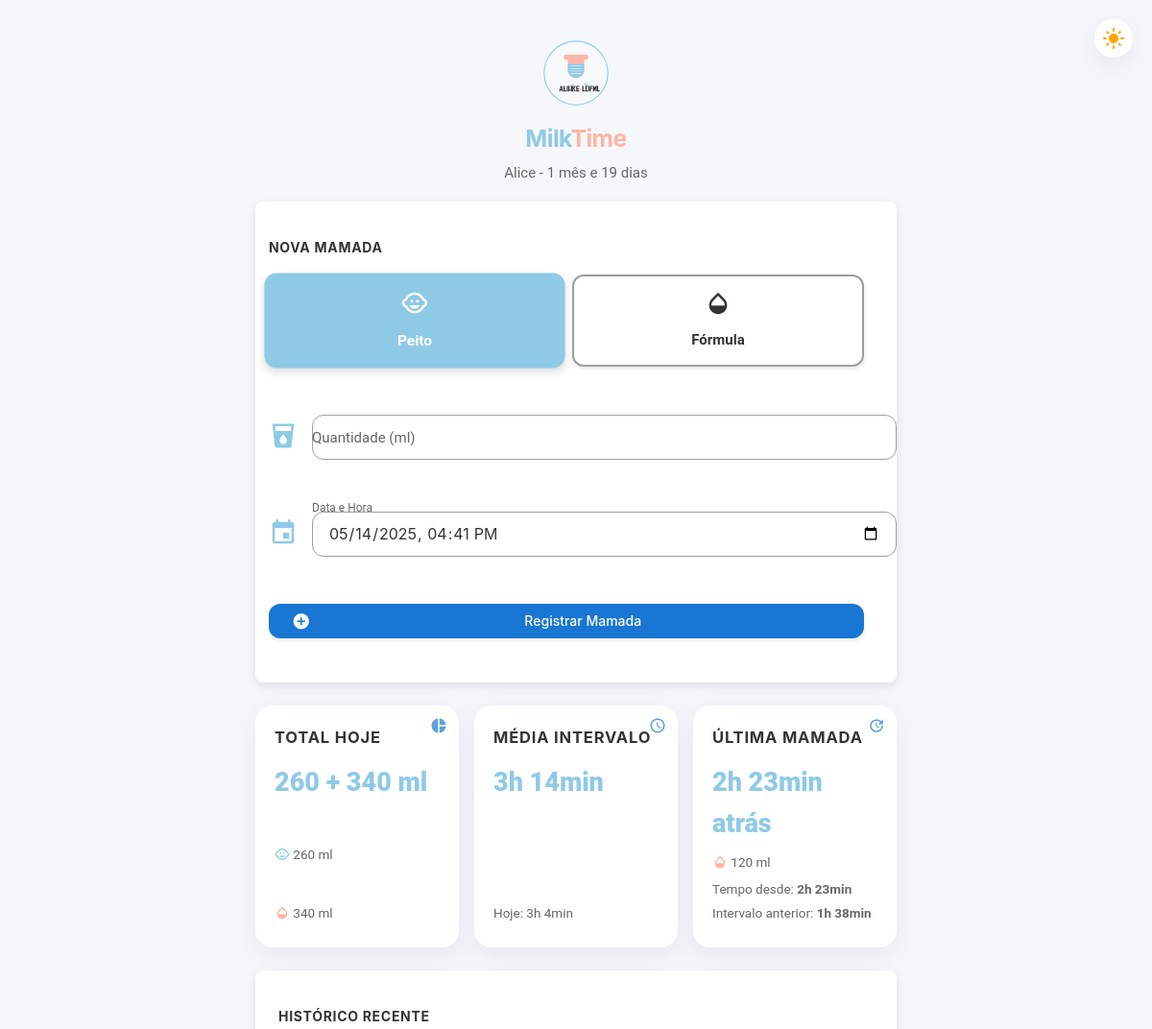
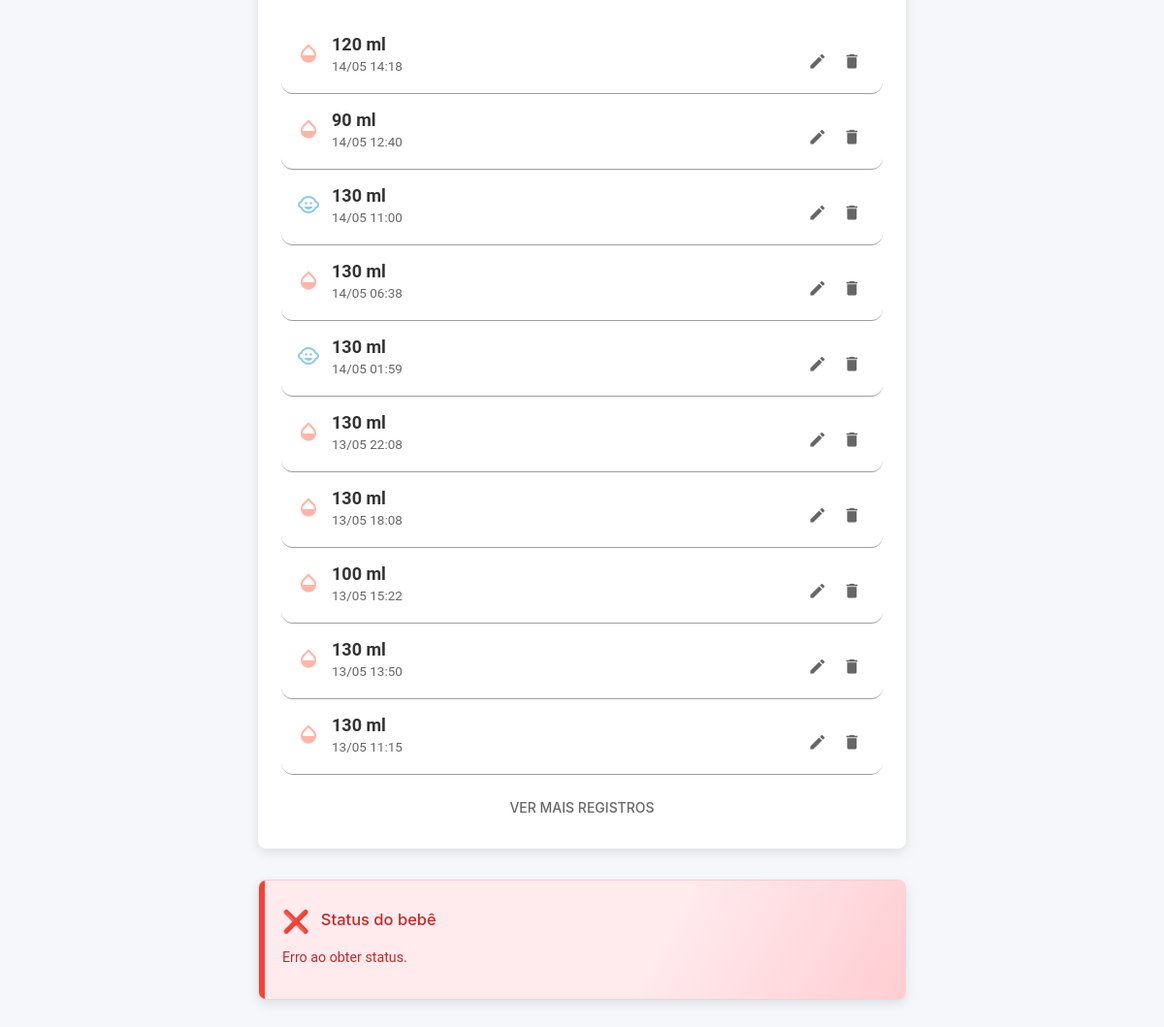
The page / on the database its author committed (2 pictures, top to bottom).
### tables this page shows
CREATE TABLE mamadas (
        id INTEGER PRIMARY KEY AUTOINCREMENT,
        tipo TEXT NOT NULL,
        quantidade INTEGER NOT NULL,
        data_hora DATETIME NOT NULL
    );

### index.php (the view, shortened to what this page needs)
<?php
$db = new PDO('sqlite:' . __DIR__ . '/mamadas.db');
$db->setAttribute(PDO::ATTR_ERRMODE, PDO::ERRMODE_EXCEPTION);
$db->exec('CREATE TABLE IF NOT EXISTS mamadas (
    id INTEGER PRIMARY KEY AUTOINCREMENT,
    tipo TEXT NOT NULL,
    quantidade INTEGER NOT NULL,
    data_hora DATETIME NOT NULL
)');
$hoje = date('Y-m-d');
$inicio_dia_atual = $hoje . ' 00:00:00';
$ontem = date('Y-m-d', strtotime('-1 day'));
$inicio_dia_ontem = $ontem . ' 00:00:00';
$stmt_anterior = $db->prepare('
    SELECT * FROM mamadas
    WHERE data_hora >= ? AND data_hora < ?
    ORDER BY data_hora DESC
    LIMIT 5
');
$stmt_anterior->execute([$inicio_dia_ontem, $inicio_dia_atual]);
$mamadas_anteriores = $stmt_anterior->fetchAll(PDO::FETCH_ASSOC);
$stmt_atual = $db->prepare('
    SELECT * FROM mamadas
    WHERE data_hora >= ?
    ORDER BY data_hora DESC
');
$stmt_atual->execute([$inicio_dia_atual]);
$mamadas_atuais = $stmt_atual->fetchAll(PDO::FETCH_ASSOC);
$mamadas = array_merge($mamadas_atuais, $mamadas_anteriores);
usort($mamadas, function($a, $b) {
    return strtotime($b['data_hora']) - strtotime($a['data_hora']);
});
$hoje = date('Y-m-d');
$inicio_dia = $hoje . ' 00:00:00';
$agora = date('Y-m-d H:i:s');
$stmt = $db->prepare('SELECT tipo, SUM(quantidade) as total FROM mamadas WHERE data_hora >= ? AND data_hora <= ? GROUP BY tipo');
$stmt->execute([$inicio_dia, $agora]);
$totais = $stmt->fetchAll(PDO::FETCH_KEY_PAIR);
$stmt = $db->prepare('SELECT data_hora FROM mamadas WHERE date(data_hora) = ? ORDER BY data_hora DESC');
$stmt->execute([$hoje]);
$datas_dia = $stmt->fetchAll(PDO::FETCH_COLUMN);
$intervalos_dia = [];
for ($i = 1; $i < count($datas_dia); $i++) {
    $d1 = strtotime($datas_dia[$i-1]);
    $d2 = strtotime($datas_dia[$i]);
    $intervalos_dia[] = abs($d1 - $d2);
}
$media_dia = count($intervalos_dia) ? array_sum($intervalos_dia)/count($intervalos_dia) : 0;
$stmt = $db->prepare('SELECT data_hora FROM mamadas WHERE data_hora >= datetime("now", "-1 day") ORDER BY data_hora DESC');
$stmt->execute();
$datas_24h = $stmt->fetchAll(PDO::FETCH_COLUMN);
$intervalos_24h = [];
for ($i = 1; $i < count($datas_24h); $i++) {
    $d1 = strtotime($datas_24h[$i-1]);
    $d2 = strtotime($datas_24h[$i]);
    $intervalos_24h[] = abs($d1 - $d2);
}
$media_24h = count($intervalos_24h) ? array_sum($intervalos_24h)/count($intervalos_24h) : 0;
function tempo_humano($segundos) {
    $min = floor($segundos/60);
    $h = floor($min/60);
    $min = $min % 60;
    return $h . 'h ' . $min . 'min';
}
$dt_nascimento = '2025-03-25';
$hoje_data = new DateTime(date('Y-m-d'));
$nasc_data = new DateTime($dt_nascimento);
$diff = $nasc_data->diff($hoje_data);
$idade_str = $diff->m > 0 ? ( ($diff->m == 1 ? '1 mês' : $diff->m . ' meses') . ' e ' . $diff->d . ' dias' ) : ($diff->d . ' dias');
$idade_str = $diff->m > 0 ? $idade_str : ($diff->d == 1 ? '1 dia' : $diff->d . ' dias');
?>
<!DOCTYPE html>
<html lang="pt">
<head>
    <link href="https://cdnjs.cloudflare.com/ajax/libs/materialize/1.0.0/css/materialize.min.css" rel="stylesheet">
    <link rel="stylesheet" href="style.css">
    <link rel="stylesheet" href="style-extra.css">
</head>
<body>
    <div class="theme-toggle" id="theme-toggle">
        <i class="material-icons">light_mode</i>
    </div>
    <div class="container">
        <div class="center-align" style="margin-top:24px;margin-bottom:18px;">
            <img src="logo.svg" alt="MilkTime Logo" style="height:72px;">
            <h5 style="margin-top:12px;font-family:var(--font-primary);font-weight:700;">
                <span style="color:var(--primary);">Milk</span><span style="color:var(--secondary);">Time</span>
            </h5>
            <p style="margin-top:4px;color:var(--text-secondary);">
                Alice - <?php echo $idade_str; ?>
            </p>
        </div>
        <div class="card-panel">
            <h5 class="card-title" style="font-family:var(--font-primary);font-weight:700;margin-bottom:20px;color:var(--text-primary);">Nova Mamada</h5>
            <form method="POST" autocomplete="off">
                <div class="form-row">
                    <div style="display:flex;gap:12px;width:100%;margin-bottom:20px;">
                        <div class="tipo-btn peito" id="btn-peito" onclick="selecionarTipo('peito')">
                            <i class="material-icons">child_care</i>
                            <span>Peito</span>
                        </div>
                        <div class="tipo-btn formula" id="btn-formula" onclick="selecionarTipo('formula')">
                            <i class="material-icons">opacity</i>
                            <span>Fórmula</span>
                        </div>
                    </div>
                    <div class="input-field" style="width:100%;margin-bottom:16px;">
                        <i class="material-icons prefix">local_drink</i>
                        <input type="number" name="quantidade" id="quantidade" min="1" required autofocus>
                        <label for="quantidade">Quantidade (ml)</label>
                    </div>
                    <div class="input-field" style="width:100%;margin-bottom:16px;">
                        <i class="material-icons prefix">event</i>
                        <input type="datetime-local" name="data_hora" id="data_hora" value="<?php echo date('Y-m-d\TH:i'); ?>" required>
                        <label for="data_hora" class="active">Data e Hora</label>
                    </div>
                    <button type="submit" class="btn subtle-hover" style="width:100%;margin-top:10px;">
                        <i class="material-icons left">add_circle</i>Registrar Mamada
                    </button>
                </div>
            </form>
        </div>
        <div class="resumo-grid">
            <div class="resumo-card">
                <i class="material-icons card-icon">pie_chart</i>
                <div class="card-title">Total Hoje</div>
                <div class="animated-value card-value">
                    <?php
                        echo isset($totais['peito']) ? $totais['peito'] : '0';
                        echo ' + ';
                        echo isset($totais['formula']) ? $totais['formula'] : '0';
                        echo ' ml';
                    ?>
                </div>
                <div class="card-subtitle">
                    <i class="material-icons" style="font-size:16px;vertical-align:text-bottom;color:var(--primary);">child_care</i>
                    <?php echo isset($totais['peito']) ? $totais['peito'] . ' ml' : '0 ml'; ?>
                </div>
                <div class="card-subtitle">
                    <i class="material-icons" style="font-size:16px;vertical-align:text-bottom;color:var(--secondary);">opacity</i>
                    <?php echo isset($totais['formula']) ? $totais['formula'] . ' ml' : '0 ml'; ?>
                </div>
            </div>
            <div class="resumo-card">
                <i class="material-icons card-icon">schedule</i>
                <div class="card-title">Média Intervalo</div>
                <div class="animated-value card-value">
                    <?php echo tempo_humano($media_24h); ?>
                </div>
                <div class="card-subtitle">
                    Hoje: <?php echo tempo_humano($media_dia); ?>
                </div>
            </div>
            <div class="resumo-card">
                <i class="material-icons card-icon">update</i>
                <div class="card-title">Última Mamada</div>
                <div class="animated-value card-value">
                    <?php
                        if (count($mamadas) > 0) {
                            $ultima = strtotime($mamadas[0]['data_hora']);
                            $agora = time();
                            $diff = $agora - $ultima;
                            echo tempo_humano($diff) . ' atrás';
                        } else {
                            echo "Nenhuma";
                        }
                    ?>
                </div>
                <div class="card-subtitle">
                    <?php
                        if (count($mamadas) > 0) {
                            echo $mamadas[0]['tipo'] === 'peito' ?
                                '<i class="material-icons" style="font-size:16px;vertical-align:text-bottom;color:var(--primary);">child_care</i>' :
                                '<i class="material-icons" style="font-size:16px;vertical-align:text-bottom;color:var(--secondary);">opacity</i>';
                            echo ' ' . $mamadas[0]['quantidade'] . ' ml';
                            $ultima = strtotime($mamadas[0]['data_hora']);
                            $agora = time();
                            $diff = $agora - $ultima;
                            $horas = floor($diff / 3600);
                            $minutos = floor(($diff % 3600) / 60);
                            echo '<div style="margin-top:6px;">Tempo desde: <b>' . $horas . 'h ' . $minutos . 'min</b></div>';
                            if (count($mamadas) > 1) {
                                $ultima = strtotime($mamadas[0]['data_hora']);
                                $penultima = strtotime($mamadas[1]['data_hora']);
                                $diff_entre_mamadas = $ultima - $penultima;
                                $horas_entre = floor($diff_entre_mamadas / 3600);
                                $minutos_entre = floor(($diff_entre_mamadas % 3600) / 60);
                                echo '<div style="margin-top:4px;">Intervalo anterior: <b>' . $horas_entre . 'h ' . $minutos_entre . 'min</b></div>';
                            }
                        }
                    ?>
                </div>
            </div>
        </div>
        <div class="card-panel">
            <h5 class="card-title" style="font-family:var(--font-primary);font-weight:700;margin-bottom:16px;color:var(--text-primary);">Histórico Recente</h5>
            <ul class="collection" style="border:none;">
                <?php foreach ($mamadas as $index => $m): ?>
                    <li class="collection-item <?php echo $index >= 5 ? 'hidden-mamada' : ''; ?>" style="<?php echo $index >= 5 ? 'display:none;' : ''; ?>">
                        <div class="info-principal">
                            <div class="tipo-icon">
                                <?php if ($m['tipo'] === 'peito'): ?>
                                    <i class="material-icons" style="color:var(--primary);">child_care</i>
                                <?php else: ?>
                                    <i class="material-icons" style="color:var(--secondary);">opacity</i>
                                <?php endif; ?>
                            </div>
                            <div>
                                <span class="quantidade"><?php echo $m['quantidade']; ?> ml</span>
                                <div class="info-secundaria">
                                    <?php
                                        $data = new DateTime($m['data_hora']);
                                        echo $data->format('d/m H:i');
                                    ?>
                                </div>
                            </div>
                        </div>
                        <div>
                            <a href="#modal-edit-<?php echo $m['id']; ?>" class="modal-trigger btn-flat" style="padding:6px;"><i class="material-icons" style="color:var(--text-secondary);">edit</i></a>
                            <form method="POST" style="display:inline;">
                                <button type="submit" class="btn-flat" style="padding:6px;" onclick="return confirm('Tem certeza que deseja excluir?')">
                                    <i class="material-icons" style="color:var(--text-secondary);">delete</i>
                                </button>
                            </form>
                        </div>
                    </li>
                <?php endforeach; ?>
            </ul>
            <?php if (count($mamadas) > 5): ?>
            <button id="mostrar-mais-mamadas" class="btn-flat blue-text" style="margin-top:16px;display:block;width:100%;text-align:center;">
                Ver mais registros
            </button>
            <?php endif; ?>
        </div>
        <div id="painel-status-bebe">
            <span class="status-icone" id="status-icone">🔄</span>
            <span class="status-titulo">Status do bebê</span><br>
            <span class="status-info" id="status-txt">Carregando...</span>
        </div>
    </div>
</body>
</html>

### style.css (style rules this page uses)
:root { --primary: #8ECAE6; --secondary: #FFB5A7; --accent: #FB6F92; --bg-primary: #FFE4E1; --bg-secondary: #FFF0F5; --neutral-light: #FFF5EE; --neutral-medium: #F8EDEB; --text-primary: #333333; --text-secondary: #666666; --font-primary: 'Montserrat', -apple-system, BlinkMacSystemFont, 'Segoe UI', Roboto, Helvetica, Arial, sans-serif; --font-secondary: -apple-system, BlinkMacSystemFont, 'Segoe UI', Roboto, Helvetica, Arial, sans-serif; --card-shadow: 0 8px 24px rgba(149, 157, 165, 0.15); --transition-default: all 0.3s ease; --border-radius-sm: 12px; --border-radius-md: 18px; --border-radius-lg: 24px; }
body { background: var(--neutral-light); color: var(--text-primary); font-family: var(--font-secondary); transition: var(--transition-default); margin: 0; padding: 0; min-height: 100vh; }
h1, h2, h3, h4, h5, h6 { font-family: var(--font-primary); font-weight: 700; letter-spacing: -0.02em; }
.container { max-width: 768px; margin-top: 20px; padding-bottom: 40px; }
.card-panel { background-color: white; border-radius: var(--border-radius-lg); box-shadow: var(--card-shadow); transition: var(--transition-default); border: none; overflow: hidden; margin-bottom: 24px; padding: 24px; }
.collection { border: none; border-radius: var(--border-radius-md); overflow: hidden; }
.collection-item { font-size: 1.05em; border-radius: var(--border-radius-sm); margin-bottom: 12px; transition: var(--transition-default); display: flex; justify-content: space-between; align-items: center; padding: 16px; background-color: #fafafa; }
.btn, button { background-color: var(--accent) !important; color: white !important; border: none; border-radius: var(--border-radius-sm); font-weight: 600; text-transform: none; letter-spacing: 0; box-shadow: 0 4px 12px rgba(251, 111, 146, 0.25); transition: var(--transition-default); padding: 0 24px; }
.btn-flat { background-color: transparent !important; color: var(--text-secondary) !important; box-shadow: none !important; }
input, select, textarea { border-radius: var(--border-radius-sm) !important; font-family: var(--font-secondary) !important; transition: var(--transition-default); }
.tipo-btn { border-radius: var(--border-radius-md); padding: 16px; text-align: center; flex: 1; cursor: pointer; transition: var(--transition-default); display: flex; flex-direction: column; align-items: center; gap: 8px; border: 2px solid #f0f0f0; }
.tipo-btn.peito { color: var(--primary); }
.tipo-btn.formula { color: var(--secondary); }
.tipo-btn.active { transform: scale(1.03); border-color: currentColor; background-color: rgba(142, 202, 230, 0.1); }
.tipo-btn i { font-size: 28px; margin-bottom: 4px; }
.tipo-btn span { font-weight: 600; }
.resumo-grid { display: grid; grid-template-columns: repeat(auto-fit, minmax(200px, 1fr)); gap: 16px; margin: 24px 0; }
.resumo-card { background: white; border-radius: var(--border-radius-md); padding: 20px; box-shadow: var(--card-shadow); transition: var(--transition-default); display: flex; flex-direction: column; }
.card-icon { color: var(--accent); font-size: 28px; margin-bottom: 12px; }
.card-title { font-weight: 700; font-size: 14px; color: var(--text-secondary); text-transform: uppercase; letter-spacing: 0.05em; margin-bottom: 8px; }
.card-value { font-size: 24px; font-weight: 700; margin-bottom: 12px; color: var(--text-primary); }
.card-subtitle { font-size: 14px; color: var(--text-secondary); margin-top: auto; margin-bottom: 4px; }
.subtle-hover { transition: all 0.3s ease; }
.theme-toggle { position: fixed; top: 20px; right: 20px; z-index: 1000; cursor: pointer; padding: 12px; border-radius: 50%; background-color: white; box-shadow: 0 2px 10px rgba(0,0,0,0.1); transition: var(--transition-default); color: #FFA500; display: flex; align-items: center; justify-content: center; }
.info-principal { display: flex; align-items: center; gap: 12px; }
.tipo-icon i { font-size: 24px; }
.quantidade { font-weight: 700; font-size: 18px; display: block; }
.info-secundaria { font-size: 14px; color: var(--text-secondary); }

### rows shown on the page
mamadas: quantidade "120", tipo "formula" (drawn), data_hora "14/05 14:18"
mamadas: tipo "formula" (drawn), quantidade "90", data_hora "14/05 12:40"
mamadas: tipo "peito" (drawn), quantidade "130", data_hora "14/05 11:00"
mamadas: tipo "formula" (drawn), quantidade "130", data_hora "14/05 06:38"
mamadas: tipo "peito" (drawn), quantidade "130", data_hora "14/05 01:59"
mamadas: tipo "formula" (drawn), quantidade "130", data_hora "13/05 22:08"
mamadas: tipo "formula" (drawn), quantidade "130", data_hora "13/05 18:08"
mamadas: tipo "formula" (drawn), quantidade "100", data_hora "13/05 15:22"
mamadas: tipo "formula" (drawn), quantidade "130", data_hora "13/05 13:50"
mamadas: tipo "formula" (drawn), quantidade "130", data_hora "13/05 11:15"

### other values the page prints
$totais['peito'] "260"
$totais['formula'] "340"
tempo_humano($media_24h) "3h 14min"
tempo_humano($media_dia) "3h 4min"
$horas_entre "1"
$minutos_entre "38"
